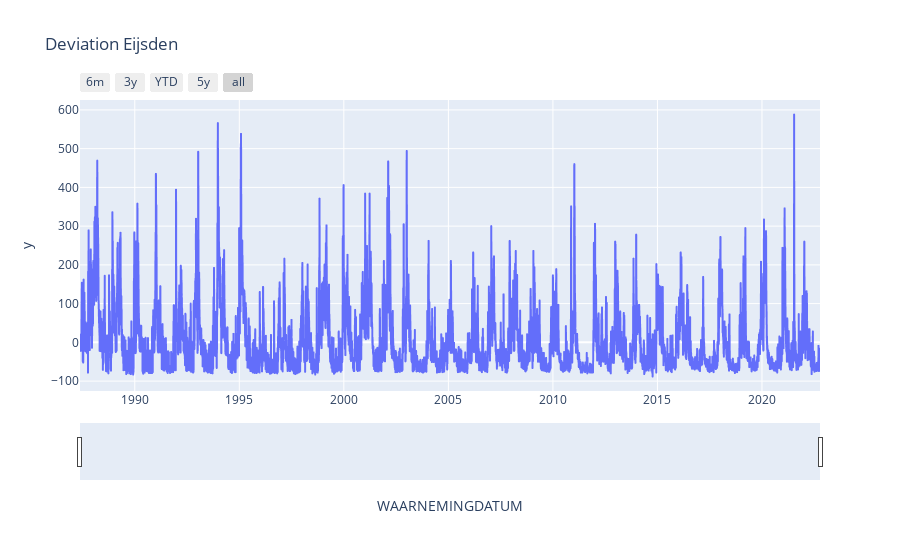

The cell this chart's notebook holds for it:
### Code cell
#Deviation per day Eijsden
deviation_day_Eijsden = []

for p in (dataEijsden['NUMERIEKEWAARDE']):
    deviation_day_Eijsden.append((p - mean_all_data_Eijsden))


fig = px.line(dataEijsden, title = 'Deviation Eijsden', x = 'WAARNEMINGDATUM', y = deviation_day_Eijsden)
fig.update_xaxes(
    rangeslider_visible=True,
    rangeselector=dict(
        buttons=list([
            dict(count=6, label="6m", step="month", stepmode="backward"), #de legenda moet nog even gefixt worden. geen idee nog hoe
            dict(count=3, label="3y", step="year", stepmode="backward"),
            dict(count=1, label="YTD", step="year", stepmode="todate"),
            dict(count=5, label="5y", step="year", stepmode="backward"),
            dict(step="all")
        ])
    )
)
fig.show()

### Figure 1 — Plotly figure (JSON) as saved in the notebook; plotly's stock layout.template omitted (floating-point values rounded to 4 significant figures; data arrays with more than 128 entries replaced by an {"elided": "..."} marker saying what was removed)
{"data": [{"hovertemplate": "WAARNEMINGDATUM=%{x}<br>y=%{y}<extra></extra>", "legendgroup": "", "line": {"color": "#636efa", "dash": "solid"}, "marker": {"symbol": "circle"}, "mode": "lines", "name": "", "showlegend": false, "type": "scattergl", "x": {"elided": "12896 str values"}, "xaxis": "x", "y": {"elided": "12896 float values"}, "yaxis": "y"}], "layout": {"legend": {"tracegroupgap": 0}, "title": {"text": "Deviation Eijsden"}, "xaxis": {"anchor": "y", "domain": [0, 1], "rangeselector": {"buttons": [{"count": 6, "label": "6m", "step": "month", "stepmode": "backward"}, {"count": 3, "label": "3y", "step": "year", "stepmode": "backward"}, {"count": 1, "label": "YTD", "step": "year", "stepmode": "todate"}, {"count": 5, "label": "5y", "step": "year", "stepmode": "backward"}, {"step": "all"}]}, "rangeslider": {"visible": true}, "title": {"text": "WAARNEMINGDATUM"}}, "yaxis": {"anchor": "x", "domain": [0, 1], "title": {"text": "y"}}}}
